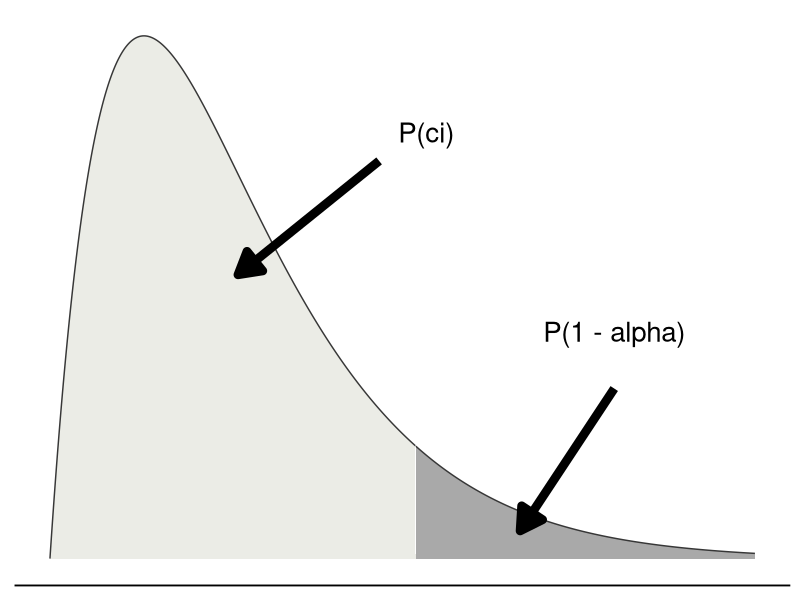

Recreate this plot in R. (Note: this script raises an error after producing the figure.)
## ---- chunk 1
knitr::opts_chunk$set(message = FALSE, warning = FALSE, echo = FALSE)
library(dplyr)
library(knitr)
library(kableExtra)
library(htmltools)
library(purrr)
library(ggplot2)
library(readr)
library(stringr)
fontsize = 14


block = function(x){
  htmltools::tags$table(
    htmltools::tags$tr(htmltools::tags$td("Explanation")),
    htmltools::tags$tr(htmltools::tags$td(htmltools::HTML(x)))
  )
}

box = function(title, ...){
  bslib::card(class = "cerulean",
              bslib::card_header(bslib::card_title(title)),
              bslib::card_body_fill(...))
}

## ---- chunk 2
dist = tibble(chisq = seq(from = 0.001, to = 15, by = 0.01),
       d = dchisq(chisq, df = 4),
       alpha = 0.10,
       ci = 1 - alpha,
       type = chisq > qchisq(ci, df = 4))

g1 = ggplot() +
  geom_area(data = dist, mapping = aes(x = chisq, y = d, fill = type), color = "#373737") +
  annotate("text", x = 8, y = 0.15, label = "P(ci)", size = 7) +
  annotate("segment", x = 7, xend = 4, y = 0.14, yend = 0.10, arrow = arrow(type = "closed"), size = 3) +
  annotate("text", x = 12, y = 0.08, label = "P(1 - alpha)", size = 7) +
  annotate("segment", x = 12, xend = 10, y = 0.060, yend = 0.01, arrow = arrow(type = "closed"), size = 3) +
  theme_classic(base_size = 14) +
  theme(axis.line.y = element_blank(),
        axis.ticks = element_blank(),
        axis.text = element_blank(),
        axis.title = element_blank()) +
  guides(fill = "none") +
  scale_fill_manual(values = c("#ebece6", "darkgrey"))
#ggsave(g1, filename = "images/qchisq_dist.png", width = 3, height = 1.5)

fix = function(x, n){x %>% format(scientific = FALSE) %>%  
    str_extract(paste(".[0-9]+[.][0-9]{", n, "}", sep = ""))}

tab_chisq = tidyr::expand_grid(
  df = c(1:21),
  alpha = c(0.995, 0.975, 0.20, 0.10, 0.05, 
        0.025, 0.02, 0.01, 0.005, 0.002, 0.001)) %>%
  mutate(
    # Calculate chi-squared for each percentile and df
    chisq = qchisq(1 - alpha, df),
    # For those which are *not* very tiny, just truncate
    chisq = case_when(
      alpha %in% c(0.995, 0.975) & df %in% c(1) ~ chisq %>% fix(7),
      alpha %in% c(0.995, 0.975) & df %in% c(2:3) ~ chisq %>% fix(3),
      TRUE ~ chisq %>% fix(2))) %>%
  mutate(ci = paste((1 - alpha) * 100, "%", sep = "")) %>%
  tidyr::pivot_wider(id_cols = c(df), names_from = ci, values_from = chisq)

tab_chisq %>% write_csv("workshops/chisq.csv")

k1 = tab_chisq %>%
  kable(booktabs = TRUE, format = "html", align = "c", escape = FALSE) %>%
  kable_styling(font_size = 12, bootstrap_options = c("striped", "responsive"),full_width = TRUE)%>%
  add_header_above(
    bold = TRUE, 
    header = c(" " = 1, "confidence interval ci = 1 - alpha level" = 11), escape = FALSE) %>%
  add_header_above(
    italic = TRUE, escape = FALSE,
    header = c(" " = 1, "Chi<sup>2</sup> = qchisq(p = ci, df)" = 11)) %>%
  add_header_above(
    bold = TRUE, escape = FALSE,
    header = c("Table 1: Chi<sup>2</sup> Statistics" = 12))

g1; k1
## ---- chunk 3
tribble(
  
  ~Data,  ~Censor,  ~Bounds,   ~Rule,     ~Code, ~Steps,
   
  "Complete", "None",   "both",  "$k_{ci,r} = \\chi^{2}_{ci, 2r} \\times \\frac{1}{2r}$",
    "qchisq(ci, df = 2*r) / (2*r)", "Lookup r in Table 3 or 4.",
  
  "Type I",  "Time",   "lower", "$k_{ci,r} = \\chi^{2}_{ci, 2r} \\times \\frac{1}{2r}$",
    "qchisq(ci, df = 2*r) / (2*r)", "Lookup r in Table 4.",
  
  "Type I", "Time", "upper", "$k_{ci,r} = \\chi^{2}_{ci, 2(r + 1)} \\times \\frac{1}{2r}$",  
    "qchisq(ci, df = 2*(r + 1)) / (2*r)", "Lookup r + 1 in Table 3.",
  
  "Type II", "Failures", "lower", "$k_{ci,r} = \\chi^{2}_{ci, 2r} \\times \\frac{1}{2r}$",
    "qchisq(ci, df = 2*r) / (2*r)", "Lookup r in Table 4.",
  
  "Type II", "Failures", "upper", "$k_{ci,r} =  \\chi^{2}_{ci, 2((r-1) + 1)} \\times \\frac{1}{2(r - 1)} \\times \\frac{(r - 1)}{r}$", "qchisq(ci, df = 2 * ( (r - 1) + 1)) / (2 * (r - 1) )  *  (r - 1) / r", "Lookup r - 1 in Table 3. Multiply k by $\\frac{(r-1)}{r}$."

) %>%
 kable(escape = FALSE, format = "html",  booktabs = TRUE,align = c("l","l","c","l","l", "l"),
       caption = "Table 2: Rules for Finding k-factors") %>%
  kable_styling(full_width = TRUE, bootstrap_options = c("striped", "responsive"), font_size = 12) %>%
  column_spec(column = 1, width = "1.5cm") %>%
  column_spec(column = 2, width = "1cm") %>%
  column_spec(column = 3, width = "1.5cm") %>%
  column_spec(column = 4, width = "4cm")
## ---- chunk 4
fix = function(x, n){x %>% format(scientific = FALSE) %>%  
    str_extract(paste(".[0-9]+[.][0-9]{", n, "}", sep = ""))}

table_k_upper = tidyr::expand_grid(
  r = c(1:41),
  ci = c(0.60, .80, 0.90, .95, .975, .99, .999)) %>%
  mutate(
    # Calculate chi-squared for each percentile and df
    k = qchisq(ci, df = 2*(r+1)) / (2*r)) %>%
  mutate(k = k %>% round(2)) %>%
  mutate(ci = paste(ci * 100, "%", sep = "")) %>%
  tidyr::pivot_wider(id_cols = c(r), names_from = ci, values_from = k)

table_k_upper %>% write_csv("workshops/k_upper.csv")

k2 = table_k_upper %>%
  kable(booktabs = TRUE, format = "html", align = "c", escape = TRUE) %>%
  add_header_above(
    bold = TRUE, escape = FALSE,
    header = c("r fails" = 1, "confidence interval (ci = 1 - alpha level)"  = 7)) %>%
  add_header_above(italic = TRUE, header = c(" " = 1, "k-upper = qchisq(ci, df = 2*(r+1)) / (2*r)" = 7)) %>%
  add_header_above(bold = TRUE, header = c(" " = 1, "Time/Type I Censoring; If Type II Censoring, be sure to adjust." = 7)) %>%
  add_header_above(bold = TRUE, header = c("Table 3: k-factors for One-Sided Exponential Upper Bound" = 8)) %>%
  kableExtra::column_spec(1,border_right = TRUE) %>%
  kable_styling(font_size = 12,bootstrap_options = c("striped", "responsive"), full_width = TRUE)
k2
## ---- chunk 5
fix = function(x, n){x %>% format(scientific = FALSE) %>%  
    str_extract(paste(".[0-9]+[.][0-9]{", n, "}", sep = ""))}

table_k_lower = tidyr::expand_grid(
  r = c(1:41),
  alpha = c(0.60, .80, 0.90, .95, .975, .99, .999)) %>%
  mutate(
    # Calculate chi-squared for each percentile and df
    k = qchisq(1 - alpha, df = (2*r)) / (2*r)) %>%
  mutate(k = k %>% round(2)) %>%
  mutate(ci = paste((1 - alpha) * 100, "%", sep = "")) %>%
  tidyr::pivot_wider(id_cols = c(r), names_from = ci, values_from = k)

table_k_lower %>% write_csv("workshops/k_lower.csv")

k3 = table_k_lower %>%
  kable(booktabs = TRUE, format = "html", align = "c", escape = TRUE) %>%
  add_header_above(
    bold = TRUE, escape = FALSE,
    header = c("r fails" = 1, "confidence interval (ci = 1 - alpha level)"  = 7)) %>%
  add_header_above(italic = TRUE, header = c(" " = 1, "k-upper = qchisq(ci, df = 2*r) / (2*r)" = 7)) %>%
  add_header_above(bold = TRUE, header = c(" " = 1, "Type I & II Censoring, No Censoring" = 7)) %>%
  add_header_above(bold = TRUE, header = c("Table 4: k-factors for One-Sided Exponential Lower Bound" = 8)) %>%
  column_spec(1,border_right = TRUE) %>%
  kable_styling(font_size = 12, bootstrap_options = c("striped", "responsive"),full_width = TRUE) 
# View table
k3
## ---- chunk 6

# # Let's calculate our own d function
# dn = function(n, reps = 1e4){
#   # For 10,0000 reps
#   tibble(rep = 1:reps) %>%
#     # For each rep,
#     group_by(rep) %>%
#     # Simulate the ranges of n values
#     summarize(r = rnorm(n = n, mean = 0, sd = 1) %>% range() %>% diff() %>% abs()) %>%
#     ungroup() %>%
#     # And calculate...
#     summarize(
#       # Mean range
#       d2 = mean(r),
#       # standard deviation of ranges
#       d3 = sd(r),
#       # and constants for obtaining lower and upper ci for rbar
#       D3 = 1 - 3*(d3/d2), # sometimes written D3
#       D4 = 1 + 3*(d3/d2), # sometimes written D4
#       # Sometimes D3 goes negative; we need to bound it at zero
#       D3 = if_else(D3 < 0, true = 0, false = D3) ) %>%
#     return()
# }
# 
# # Let's write a function bn() to calculate our B3 and B4 statistics for any subgroup size n
# bn = function(n, reps = 1e4){
#   tibble(rep = 1:reps) %>%
#     group_by(rep) %>%
#     summarize(s = rnorm(n, mean = 0, sd = 1) %>% sd()) %>%
#     summarize(b2 = mean(s), 
#               b3 = sd(s),
#               C4 = b2, # this is sometimes called C4
#               A3 = 3 / (b2 * sqrt( n  )),
#               B3 = 1 - 3 * b3/b2,
#               B4 = 1 + 3 * b3/b2,
#               # bound B3 at 0, since we can't have a standard deviation below 0
#               B3 = if_else(B3 < 0, true = 0, false = B3)) %>%
#     return()
# }
# 
# library(dplyr)
# library(readr)
# d = tibble(n = 2:50) %>% split(.$n) %>% purrr::map_dfr(~dn(n = .x$n, reps = 10000), .id = "n") %>%
#   mutate(n = as.integer(n)) %>%
#   mutate(across(d2:D4, .fns = ~round(.x, 3))) %>%
#   select(n, d2:D4) 
#   write_csv("workshops/dn.csv")
# 
# b = tibble(n = 2:50) %>% split(.$n) %>% purrr::map_dfr(~bn(n = .x$n, reps = 10000), .id = "n") %>%
#   mutate(n = as.integer(n)) %>%
#   select(n, b2:B4) 
# 
# b %>%
#   mutate(across(b2:B4, .fns = ~round(.x, 3))) %>%
#   write_csv("workshops/bn.csv")


 
read_csv("workshops/dn.csv") %>%
    kable(booktabs = TRUE, format = "html", align = "c", escape = TRUE) %>%
  add_header_above(
    bold = TRUE, escape = FALSE,
    header = c("Subgroup Size" = 1, "Control Constants"  = 4), line = TRUE) %>%
  add_header_above(bold = TRUE, header = c("d-factor control constants" = 5), line = TRUE) %>%
  column_spec(1,border_right = TRUE) %>%
  kable_styling(font_size = fontsize, bootstrap_options = c("striped", "responsive"),full_width = TRUE)
## ---- chunk 7
# View table 
read_csv("workshops/bn.csv") %>%
    kable(booktabs = TRUE, format = "html", align = "c", escape = TRUE) %>%
  add_header_above(
    bold = TRUE, escape = FALSE,
    header = c("Subgroup Size" = 1, "Control Constants"  = 6), line = TRUE) %>%
  add_header_above(bold = TRUE, header = c("b-factor control constants" = 7), line = TRUE) %>%
  column_spec(1,border_right = TRUE) %>%
  kable_styling(font_size = fontsize, bootstrap_options = c("striped", "responsive"),full_width = TRUE)
# View table
## ---- chunk 8
c1 = box(title = "Exponential Distribution",
    span("$$ f(t) = \\lambda e^{-\\lambda t } $$"),
    span("$$ F(t) = 1 - e^{-\\lambda t } $$"),
    span("$$ MTTF = \\frac{1}{\\lambda} $$"))

c2 = box(title = "Weibull Distribution",
    span("$$ f(t) = \\frac{m}{c} (\\frac{t}{c})^{m-1} \\times e^{-(t / c)^m } $$"),
    span("$$ F(t) = 1 - e^{-(t/c)^m} $$")
)

c3 = box(
  title = "Estimating Lambda",
  span("$$ \\hat{\\lambda} = \\frac{r}{\\sum_{i=1}^{r}{ t_i } + (n - r) \\times T_{max}  } $$"),
  span("$$ Type \\ I: \\ T_{max} = \\ end \\ of \\ study \\ period \\\\ Type \\ II: \\ T_{max} = \\ time \\ of \\ last \\ failure $$")
)

c4 = box(title = "Maximum Failure Rate",
         span("$$  \\ when \\ r \\geq 1 \\ failures \\\\ \\lambda_{(1 - \\alpha)} = \\hat{\\lambda} \\times k_{ \\ r, (1-\\alpha)} $$"),
         span("$$ when \\ r = 0 \\ failures \\\\ \\lambda_{(1 - \\alpha)} = \\frac{-ln(\\alpha ) }{n \\times T} $$"))

c5 = box(title = "Chi-squared Statistic",
         span("$$ \\chi^{2} = \\sum{ \\frac{(observed - expected)^{2} }{ expected }} $$ "),
         span("$$ Degrees \\ of \\ Freedom \\ (df) \\ for \\ \\chi^{2} \\\\ df = n_{intervals}  - 1 - n_{parameters} $$")
         )

c6 = box(title = "Process Indices",
         span("$$ C_{p} = \\frac{ E_{upper} - E_{lower} }{6 \\sigma_{short} }
              \\\\
              C_{pk} = \\frac{ | E_{limit} - \\mu | }{3 \\sigma_{short} } $$"),
         span("$$ P_{p} = \\frac{ E_{upper} - E_{lower} }{6 \\sigma_{total} }
              \\\\
              P_{pk} = \\frac{ | E_{limit} - \\mu | }{3 \\sigma_{total} } $$"),
         
         )
bslib::layout_column_wrap(
  c1, c2, c3, c4, c5, c6,
  width = 0.5,
  fill = TRUE
)
